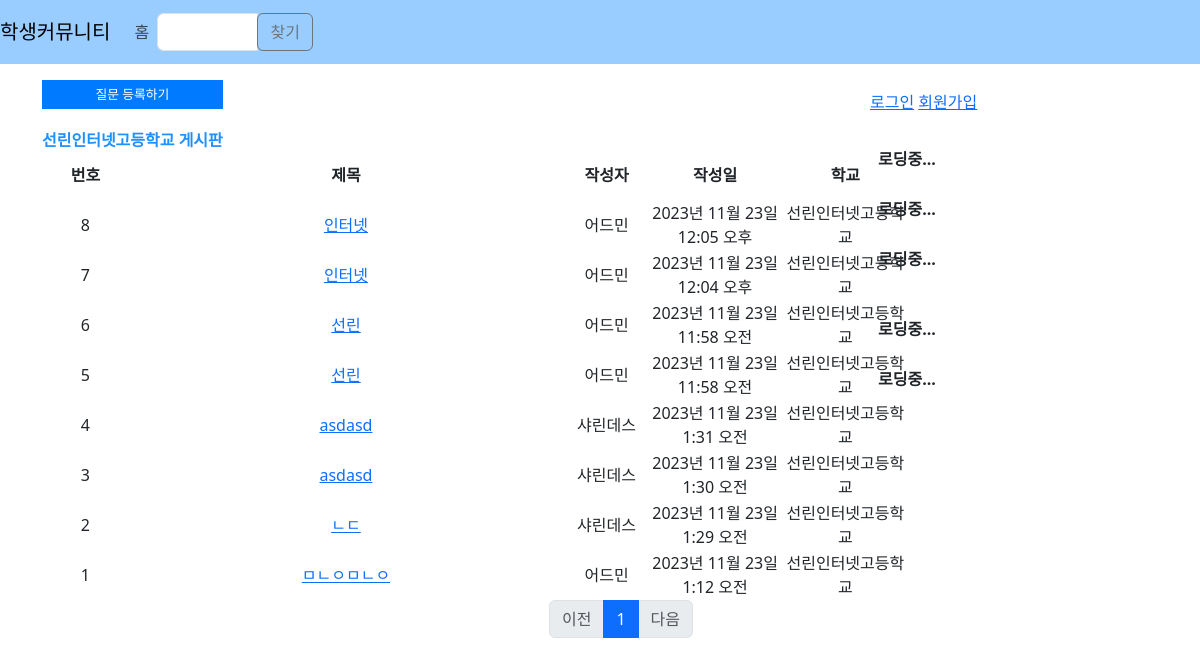
Before: /index/선린인터넷고등학교 with the older database file.
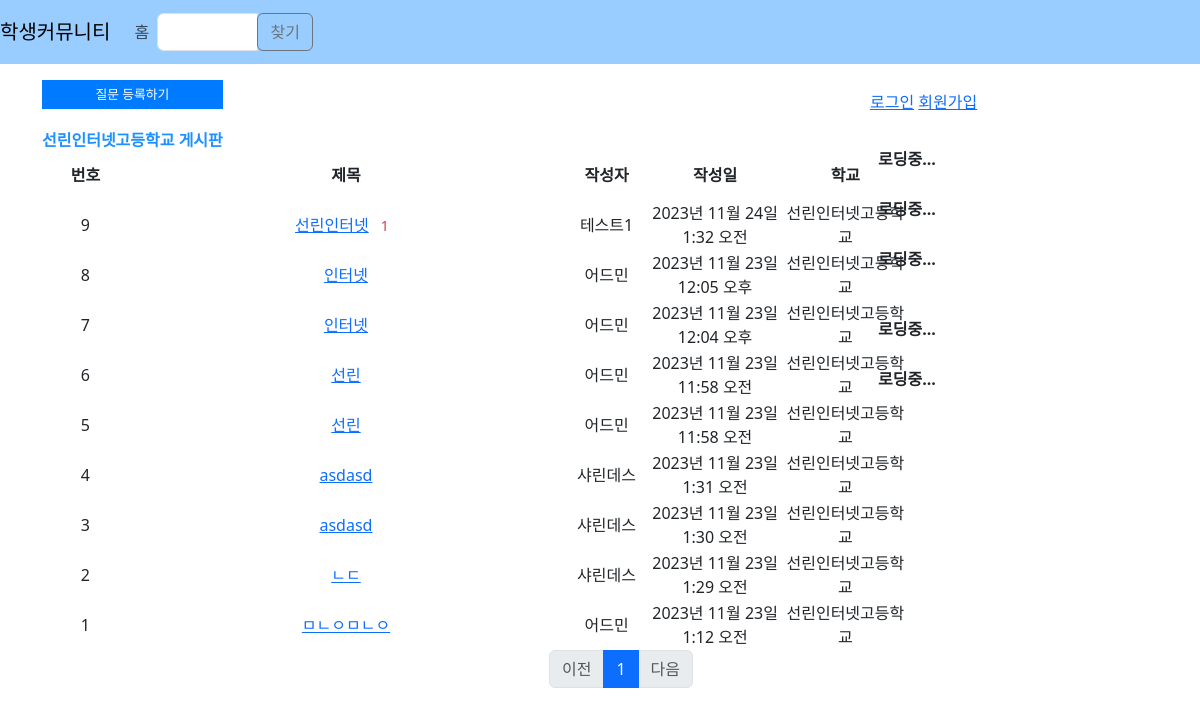
After: the same page with the newer database file.
### pyms/models.py (models this page shows, shortened)
class Question(models.Model):
    user = models.ForeignKey(User, on_delete=models.CASCADE, related_name='author_question')
    School = models.CharField(max_length=100)
    Grade = models.IntegerField(default=0)
    nickname = models.CharField(max_length=100)
    is_teacher = models.BooleanField(default=False)
    subject = models.CharField(max_length=200)
    content = models.TextField()
    private = models.CharField(max_length=100, default="", null=True)
    create_date = models.DateTimeField()
    modify_date = models.DateTimeField(null=True, blank=True)
    voter = models.ManyToManyField(User, related_name='voter_question')
    imgfile = models.ImageField(null=True, upload_to="", blank=True)

class User(AbstractUser):
    nickname = models.CharField(max_length=100)
    School = models.CharField(max_length=100)
    Grade = models.IntegerField(default=0)
    Class = models.IntegerField(default=0)
    Number = models.IntegerField(default=0)
    is_teacher = models.BooleanField(default=False)

### pyms/views.py (the view, shortened to what this page needs)
# urls.py: path('', views.index, name='index'),
def index(request, pri=''):
    page = request.GET.get('page', '1')
    kw = request.GET.get('kw', '')  # 검색어
    private = request.GET.get('pri', '')
    print(pri)
    if pri:
        private = pri
    if private:
        question_list = Question.objects.filter(private=private).order_by('-create_date')
    else:
        question_list = Question.objects.filter(private="전체").order_by('-create_date')
        private = "전체"
    paginator = Paginator(question_list, 10)
    page_obj = paginator.get_page(page)
    context = {'question_list': page_obj, 'page': page, 'kw': kw, 'private': private}
    return render(request, 'pyms/haksaeng_index.html', context)

### pyms/templatetags/filter.py (called while the page is built)
@register.filter
def sub(value, arg):
    return value - arg

### templates/pyms/haksaeng_index.html (shortened to what the changed rows need)
{% extends 'base.html' %}
{% block content %}
{% load filter %}
    <div class="container">
        <div class="side-bar" style="position: absolute; float: right; right: 80px; width: 250px; top: 90px;">
            <div class="info-table">
                <table>
                    <tr>
                        <th class="school">로딩중...</th>
                    </tr>
                    <tr>
                        <th class="date">로딩중...</th>
                    </tr>
                    <tr>
                        <th class="menu">로딩중...</th>
                    </tr>
                </table>
            </div>
            <div class="schedule-table" style="position: absolute; ">
                <table style="width: 200px">
                    <tr>
                        <th class="notion">로딩중...</th>
                    </tr>
                    <tr>
                        <th class="schedule">로딩중...</th>
                    </tr>
                </table>
            </div>
        </div>
        <div class="main-content" style="position: absolute;top: 150px; padding: 0%;">
            {% if question_list %}
                <table style="width: 75%;">
                    <colgroup>
                    </colgroup>
                    <tr>
                        <th style="border:none; text-align: center;">번호</th>
                        <th style="border:none; text-align: center;">제목</th>
                        <th style="border:none; text-align: center;">작성자</th>
                        <th style="border:none; text-align: center;">작성일</th>
                        <th style="border:none; text-align: center;">학교</th>
                    </tr>
                    {% for question in question_list %}
                        <tr>
                            <td>
                                {{ question_list.paginator.count|sub:question_list.start_index|sub:forloop.counter0|add:1 }}
                            </td>
                            <td><a href="{% url 'pyms:question_detail' question.id %}">{{ question.subject }}</a>
                                {% if question.answer_set.count > 0 %}
                                <span class="text-danger small mx-2">{{ question.answer_set.count }}</span>
                                {% endif %}
                            </td>
                            <td>{{ question.nickname }}</td>
                            <td>{{ question.create_date }}</td>
                            <td>{{ question.user.School}}</td>
                        </tr>
                    {% endfor %}
                </table>
            {% else %}
                <p>질문이 없습니다.</p>
            {% endif %}
            <ul class="pagination justify-content-center" >
                {% for page_number in question_list.paginator.page_range %}
                {% if page_number >= question_list.number|add:-5 and page_number <= question_list.number|add:5 %}
                {% if page_number == question_list.number %}
                <li class="page-item active" aria-current="page">
                    <a class="page-link" data-page="{{ page_number }}"
               href="javascript:void(0)">{{ page_number }}</a>
                </li>
                {% else %}
                <li class="page-item">
                    <a class="page-link" data-page="{{ page_number }}"
               href="javascript:void(0)">{{ page_number }}</a>
                </li>
                {% endif %}
                {% endif %}
                {% endfor %}
            </ul>
        </div>
    </div>
    {% load static %}
    <link rel="stylesheet" href="{% static 'css/index.css' %}">
{% endblock %}

Changed rows visible on the page:
added Question: paginator.count|sub "9", subject "선린인터넷", answer_set.count "1", nickname "테스트1", create_date "2023년 11월 24일 1:32 오전", user.School "선린인터넷고등학교"
